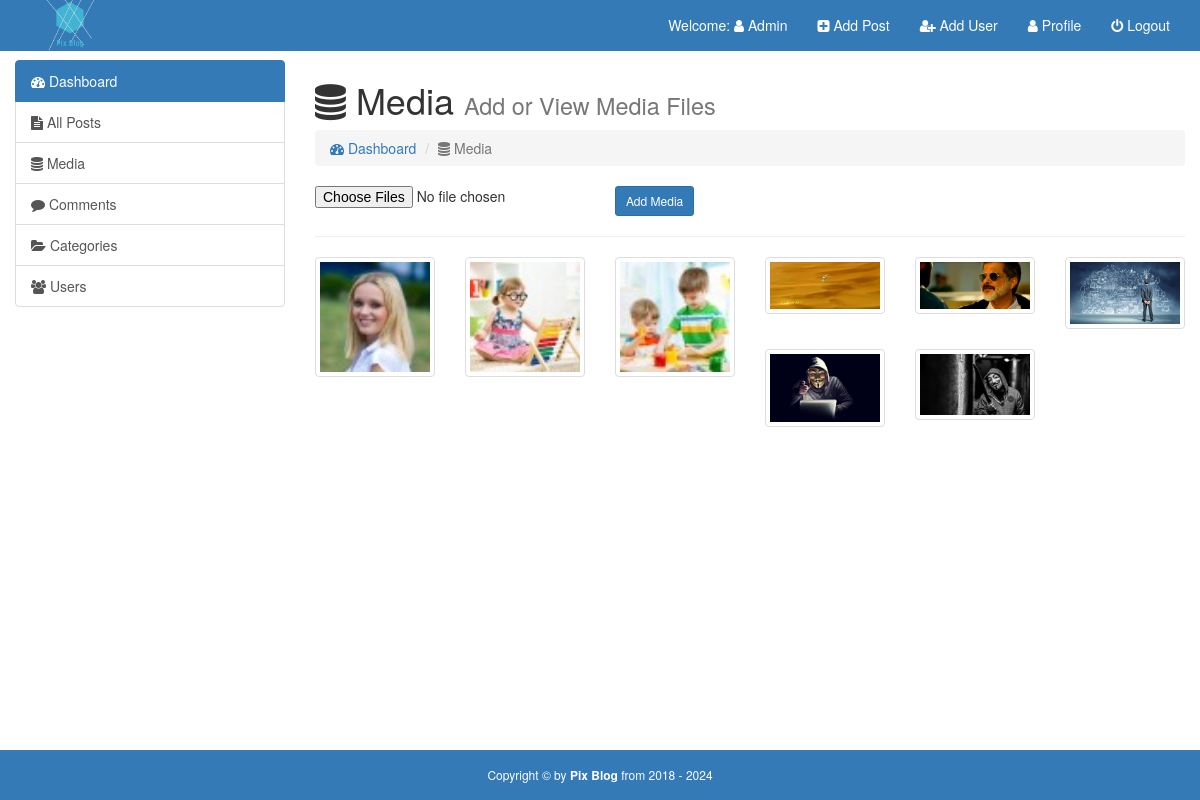
The app's page /admin/media.php (signed in) with its own data.
### tables this page shows
CREATE TABLE IF NOT EXISTS `media` (
  `id` int(11) NOT NULL AUTO_INCREMENT,
  `image` varchar(255) NOT NULL,
  PRIMARY KEY (`id`)
);

### admin/media.php (the view, shortened to what this page needs)
<?php
require_once('inc/top.php');
?>
  </head>
  <body>
  <div id="wrapper">
            <?php require_once('inc/header.php');?>
                <div class="container-fluid body-section">
                  <div class="row">
                    <div class="col-md-3">
                    <?php require_once('inc/sidebar.php');?>
                          </div>
                        <div class="col-md-9">
                          <h1><i class="fa fa-database"></i> Media <small>Add or View Media Files</small></h1>
                          <ol class="breadcrumb">
                            <li><a href="index.php"><i class="fa fa-tachometer"></i> Dashboard</a></li>
                            <li class="active" ><i class="fa fa-database"></i> Media</li>
                          </ol>
                          <form action="" method="post" enctype="multipart/form-data">
                            <div class="row">
                              <div class="col-sm-4 col-xs-8">
                                <input type="file" name="media[]" required multiple>
                              </div>
                              <div class="col-sm-4 col-xs-8">
                                <input type="submit" name="submit" class="btn btn-primary btn-sm" value="Add Media">
                              </div>
                            </div>
                          </form>
                          <hr>
                          <div class="row">
                            <?php
                            $get_query = "SELECT * FROM media ORDER BY id DESC";
                            $get_run = mysqli_query($con,$get_query);
                            if (mysqli_num_rows($get_run) > 0) {
                                while ($get_row = mysqli_fetch_array($get_run)) {
                                  $get_image = $get_row['image'];
                            ?>
                            <div class="col-lg-2 col-md-3 col-sm-3 col-xs-6 thumb">
                              <a href="media/<?php echo $get_image;?>" class="thumbnail">
                                <img src="media/<?php echo $get_image;?>" width="100%" alt="">
                              </a>
                            </div>
                            <?php
                              }
                            }
                            else{
                              echo "<center><h2>No Media Available</h2></center>";
                            }
                            ?>
                          </div>
                        </div>
                    </div>
               </div>
       <?php require_once('inc/footer.php');?>

### admin/inc/top.php (shortened to what this page needs)
<!DOCTYPE html>
<html lang="en">
  <head>
    <link href="css/font-awesome.css" rel="stylesheet">
    <link href="css/animated.css" rel="stylesheet">
    <link href="css/bootstrap.min.css" rel="stylesheet">
    <link href="./css/style.css" rel="stylesheet">

### admin/inc/header.php (shortened to what this page needs)
<?php
$session_role2 = $_SESSION['role'];
$session_username2 = $_SESSION['username'];
?>
<nav class="navbar bg-primary navbar-fixed-top">
                  <div class="container">
                    <div class="navbar-header">
                      <a class="navbar-brand" href="index.php">
                        <div class="col-xs-3"><img src="img/logo/logo_transparent.png" alt="logo" width="90px" style="margin-left:-20px;margin-top: -30px"></div>
                      </a>
                    </div>
                    <div class="collapse navbar-collapse" id="bs-example-navbar-collapse-1">
                     <ul class="nav navbar-nav navbar-right">
                        <li><a href="">Welcome: <i class="fa fa-user"></i> <?php echo ucfirst($session_username2);?></a></li>
                        <li><a href="add-post.php"><i class="fa fa-plus-square"></i> Add Post</a></li>
                        <?php
                        if ($session_role2 == 'Admin') {
                        ?>
                        <li><a href="add_user.php"><i class="fa fa-user-plus"></i> Add User</a></li>
                      <?php }?>
                        <li><a href="profile.php"><i class="fa fa-user"></i> Profile</a></li>
                        <li><a href="logout.php"><i class="fa fa-power-off"></i> Logout</a></li>
                      </ul>
                    </div>
                  </div>
              </nav>

### admin/inc/sidebar.php (shortened to what this page needs)
<?php
$session_role1 = $_SESSION['role'];
?>
                      <div class="list-group">
                          <a href="index.php" class="list-group-item active">
                          <i class="fa fa-tachometer"></i>  Dashboard
                          </a>
                          <a href="posts.php" class="list-group-item">
                           <i class="fa fa-file-text"></i> All Posts
                          </a>
                          <a href="media.php" class="list-group-item">
                           <i class="fa fa-database"></i> Media
                          </a>
                          <?php
                          if ($session_role1 == 'Admin') {
                          ?>
                          <a href="comments.php" class="list-group-item">
                           <i class="fa fa-comment"></i> Comments
                          </a>
                          <a href="categories.php" class="list-group-item">
                           <i class="fa fa-folder-open"></i> Categories
                          </a>
                          <a href="users.php" class="list-group-item">
                           <i class="fa fa-users"></i> Users
                          </a>
                        <?php }?>
                        </div>

### admin/inc/footer.php (shortened to what this page needs)
        <footer class="text-center bg-primary">
                 Copyright &copy; by <a href="#">Pix Blog</a> from 2018 - <?php echo date('Y');?>
               </footer>
  </div>
  </body>
</html>

### admin/css/style.css (style rules this page uses)
html,body { height: 100%; }
body { padding-top:60px; }
nav a { color: white !important; }
#wrapper { min-height: 100%; position: relative; }
.body-section { padding-bottom: 70px; }
footer { color: white; height: 50px; line-height: 50px; font-size: 12px; position: absolute; bottom: 0; width: 100%; }
footer a { color: white; font-weight: bold; }

### records on screen
media: image (picture)
media: image (picture)
media: image (picture)
media: image (picture)
media: image (picture)
media: image (picture)
media: image (placeholder picture)
media: image (placeholder picture)

### other values on screen
$session_username2 "Admin"
